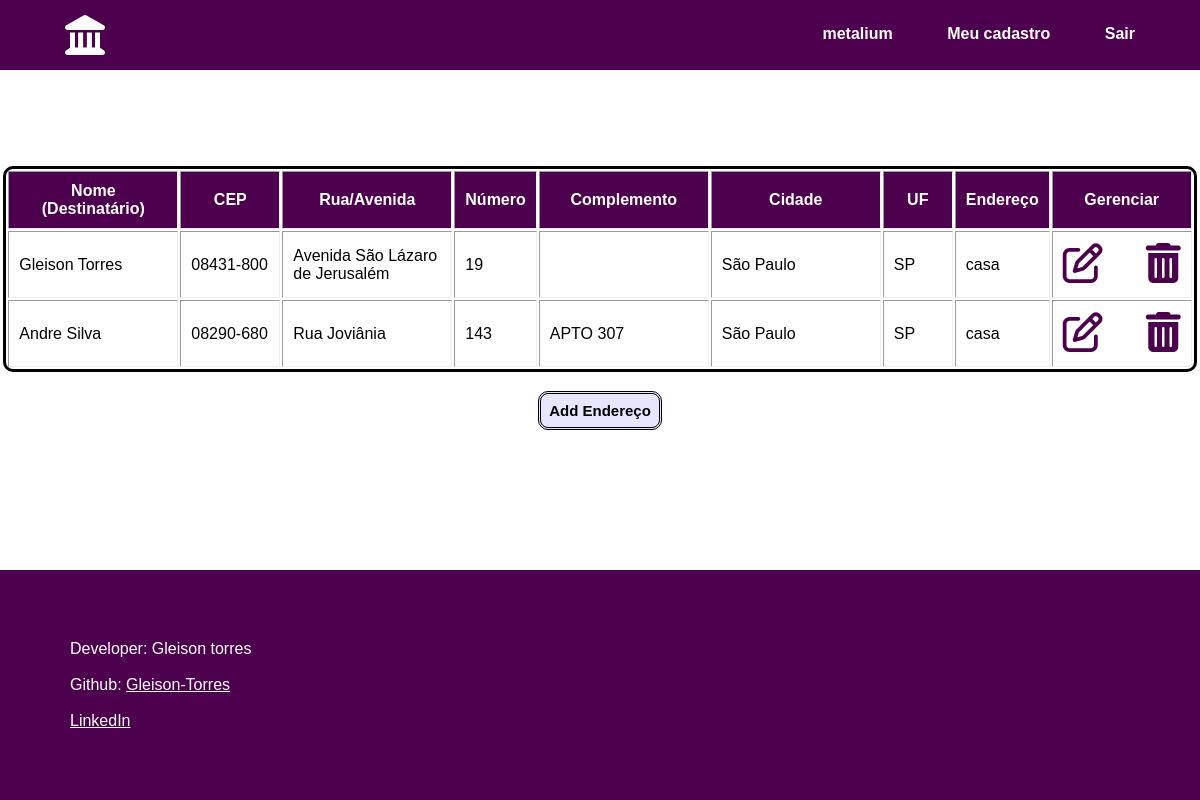
/my-profile/address/ (signed in), run on an earlier commit of the app's database.
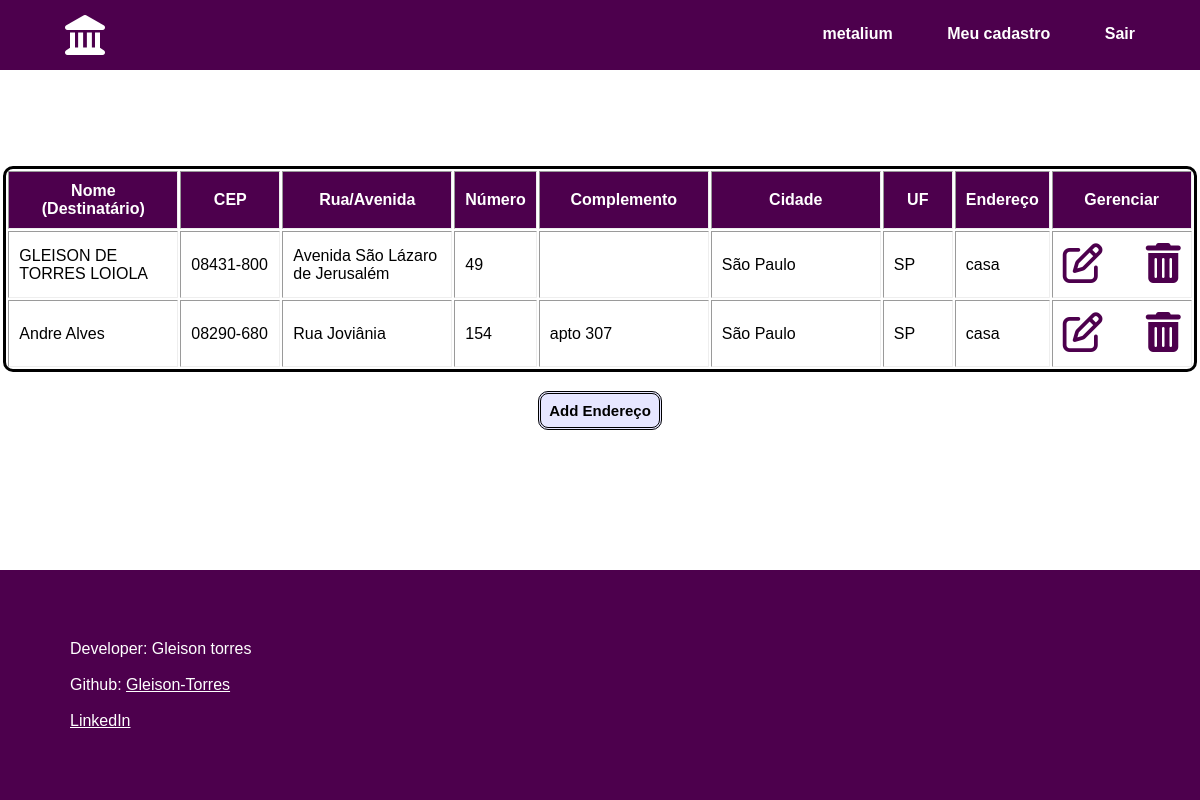
And on a later commit of the database.
### my_profile/models.py (models this page shows, shortened)
class Base(models.Model):
    active = models.BooleanField('Ativo', default=True)
    create = models.DateField('Criado', auto_now_add=True)
    modified = models.DateField('Modificado', auto_now=True)
    class Meta:
        abstract = True

class AddressUser(Base):
    objects = None
    user = models.ForeignKey(User, on_delete=models.CASCADE, verbose_name='Usuário')
    sender_name = models.CharField('Nome completo', max_length=100)
    postal_code = models.CharField('CEP', max_length=9)
    street_address = models.CharField('Rua/Avenida', max_length=200)
    number_address = models.CharField('Numero', max_length=20)
    neighborhood = models.CharField('Bairro', max_length=100)
    additional_info = models.CharField('Complemento', max_length=200, blank=True)
    city = models.CharField('Cidade', max_length=100)
    state = models.CharField('Estado', max_length=2)
    TYPE_ADDRESS = (
        ('casa', 'Casa'),
        ('trabalho', 'Trabalho')
    )
    type_address = models.CharField(
        'Este é o seu trabalho ou sua casa?', max_length=8, choices=TYPE_ADDRESS, default=False
    )
    class Meta:
        verbose_name = 'Endereço'
        verbose_name_plural = 'Endereços'

### my_profile/views.py (the view)
# urls.py: path('address/', views.my_address, name='address'),
@login_required(redirect_field_name='next', login_url='login')
def my_address(request):
    address = models.AddressUser.objects.filter(user=request.user)
    return render(request, 'my_address.html', {'address': address})

### my_profile/templates/my_address.html (shortened to what this page needs)
{% extends 'base.html' %}
{% block 'content' %}
    <div class="address-container">
        <div class="my-address">
            {% if address %}
                <table border="1" class="table-container">
                    <thead class="header-address">
                        <tr>
                            <th>Nome (Destinatário)</th>
                            <th class="cep-table">CEP</th>
                            <th>Rua/Avenida</th>
                            <th class="number-table">Número</th>
                            <th>Complemento</th>
                            <th>Cidade</th>
                            <th class="state-table">UF</th>
                            <th class="type-table">Endereço</th>
                            <th class="manage-table">Gerenciar</th>
                        </tr>
                    </thead>
                    {% for ad in address %}
                    <tbody>
                        <tr>
                            <td>{{ ad.sender_name }}</td>
                            <td class="cep-table">{{ ad.postal_code }}</td>
                            <td>{{ ad.street_address }}</td>
                            <td class="number-table">{{ ad.number_address }}</td>
                            <td>{{ ad.additional_info }}</td>
                            <td>{{ ad.city }}</td>
                            <td class="state-table">{{ ad.state }}</td>
                            <td class="type-table">{{ ad.type_address }}</td>
                            <td class="manage-table">
                                <div class="manage-address-container">
                                    <div class="btn-edit">
                                        <form method="post" action="">
                                            <button id="btn-edit">
                                                <i title="Editar endereço" class="fa-regular fa-pen-to-square"></i>
                                            </button>
                                        </form>
                                    </div>
                                    <div class="btn-delete">
                                        <form method="post" action="">
                                            <button id="btn-delete">
                                                <i title="Deletar endereço" class="fa-solid fa-trash-can"></i>
                                            </button>
                                        </form>
                                    </div>
                                </div>
                            </td>
                        </tr>
                    </tbody>
                    {% endfor %}
                </table>
                <div class="btn-address-container">
                    <a href="{% url 'add-address' %}" class="btn-add-address">Add Endereço</a>
                </div>
            {% endif %}
        </div>
    </div>
{% endblock %}

### template_base/base.html (shortened to what this page needs)
<!DOCTYPE html>
{% load static %}
<html lang="pt-br">
<head>
    <link rel="stylesheet" href="https://cdnjs.cloudflare.com/ajax/libs/font-awesome/6.2.1/css/all.min.css"
 />
    <link rel="stylesheet" href="{% static 'css/styles.css' %}">
    <link rel="stylesheet" href="{% static 'css/style_home.css' %}">
    <link rel="stylesheet" href="{% static 'css/my_profile.css' %}">
</head>
<body>
    <nav>
        <a href="{% url 'home' %}"><i class="fa-sharp fa-solid fa-landmark"></i></a>
        <ul>
            {% if user.is_authenticated %}
            <li>
                <a href="#">{{user}}</a>
            </li>
            <li>
                <a href="{% url 'profile' %}">Meu cadastro</a>
            </li>
            <li>
                <a href="{% url 'logout' %}">Sair</a>
            </li>
            {% endif %}
        </ul>
    </nav>
    <div class="site-content">
        {% block 'content' %}
        {% endblock %}
    </div>
    <div class="footer-container">
        <footer>
            <div class="content-footer">
                <p>Developer: Gleison torres</p>
                <br>
                <p>Github: <a href="https://github.com/Gleison-Torres" TARGET="_blank">Gleison-Torres</a></p>
                <br>
                <a href="https://www.linkedin.com/in/gleison-de-torres-loiola-a782051a2/" target="_blank">LinkedIn</a>
            </div>
        </footer>
    </div>
</body>
</html>

### login_register_user/static/css/styles.css (style rules this page uses)
* { padding: 0; margin: 0; text-decoration: none; list-style: none; box-sizing: border-box; }
body { font-family: sans-serif; min-height: 100vh; display: flex; flex-direction: column; }
.site-content { flex-grow: 1; }
nav { background-color: #4d004d; width: 100%; color: #fff; position: fixed; font-weight: bold; display: inline-block }
nav ul { float: right; margin-right: 40px; }
nav ul li { display: inline-block; margin: 10px; padding: 15px; }
nav a { color: #fff; }
.fa-sharp { font-size: 40px; padding: 15px; margin-left: 50px; color: #fff; }
.footer-container { background-color: #4d004d; color: #fff; height: 100%; }
.content-footer { background-color: #4d004d; padding: 70px; }
footer a { color:#fff; text-decoration: underline; }

### home/static/css/style_home.css (style rules this page uses)
a { color: #fff; }

### my_profile/static/css/my_profile.css (style rules this page uses)
.fa-solid { font-size: 40px; color: #fff; }
.address-container { width: 100%; height: 67vh; display: flex; justify-content: center; align-items: center; }
.btn-address-container { margin-top: 10px; padding: 20px; text-align: center; }
.btn-add-address { padding: 8px; width: 150px; border: double; border-radius: 10px; font-weight: bold; font-size: 15px; background: #e6e6ff; color: #000000; }
.table-container { margin-top: 70px; border: solid; border-radius: 10px; }
.header-address { background: #4d004d; color: #fff; border-radius: 10px; }
td, th { padding: 10px; width: 170px; }
.number-table { width: 20px; }
.cep-table { width: 100px; }
.state-table, .type-table { width: 70px; }
.manage-table { width: 140px; }
.manage-address-container { display: flex; width: 100%; }
.btn-delete { width: 50%; text-align: right; }
#btn-delete { font-weight: bold; font-size: 40px; border: none; cursor: pointer; background-color: #fff; }
.fa-trash-can { color: #4d004d; }
.btn-edit { width: 50%; float: left; }
#btn-edit { color: #4d004d; font-weight: bold; font-size: 40px; background: #fff; border: none; cursor: pointer; }

What changed in the data, as far as the page shows it:
removed AddressUser: sender_name "Gleison Torres", postal_code "08431-800", street_address "Avenida São Lázaro de Jerusalém", number_address "19", city "São Paulo", state "SP", type_address "casa"
removed AddressUser: sender_name "Andre Silva", postal_code "08290-680", street_address "Rua Joviânia", number_address "143", additional_info "APTO 307", city "São Paulo", state "SP", type_address "casa"
added AddressUser: sender_name "GLEISON DE TORRES LOIOLA", postal_code "08431-800", street_address "Avenida São Lázaro de Jerusalém", number_address "49", city "São Paulo", state "SP", type_address "casa"
added AddressUser: sender_name "Andre Alves", postal_code "08290-680", street_address "Rua Joviânia", number_address "154", additional_info "apto 307", city "São Paulo", state "SP", type_address "casa"
